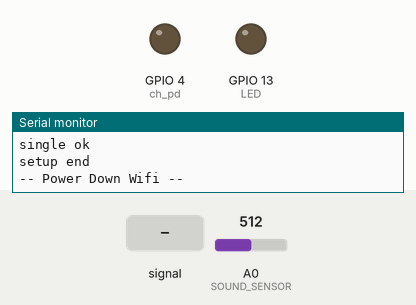
Bench run of a sketch on a simulated ESP8266 (NodeMCU). On the bench: output pins drawn as LEDs (lit = HIGH), the last lines printed to the serial monitor. The test bench sets the inputs (shaded band); at power-on: A0 (SOUND_SENSOR) = 512. The modem accepts every AT command (registered, SIM ready, sends succeed) and sends nothing else; not simulated (calls return 0 or success): wifi_credentials.h.

Above: at 5.3 s.
5.4 s: A0 (SOUND_SENSOR) fed a 50 Hz sine of ±306 counts around its level
At 7.6 s:
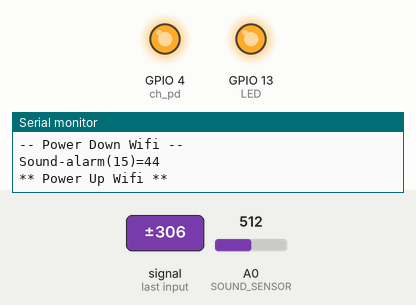
At 14.34 s:
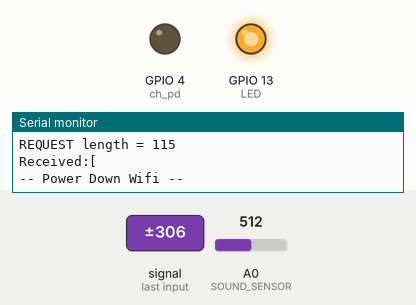
Timing chart, 0 to 14.4 s (numbered marks = the images above; inputs shaded):
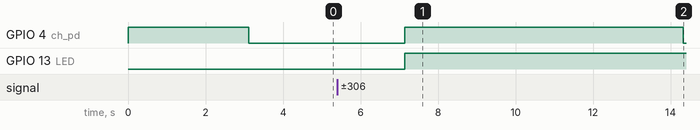

Measured:
- after the input at 5.4 s, GPIO 4 (ch_pd): LOW → HIGH after 1.7 s, → LOW 7.2 s later; GPIO 13 (LED): LOW → HIGH after 1.7 s

The sketch:

Sound-Alarm-Twilio.ino
```cpp
#include "ESP8266.h"
#include "wifi_credentials.h"

#define SSID        WIFI_SSID
#define PASSWORD    WIFI_PASSWORD

#define HOST_NAME   "api.thingspeak.com"
#define HOST_PORT    80

#define SOUND_SENSOR A0
#define LED 13      // the number of the LED pin
#define THRESHOLD_VALUE 15 //The threshold to turn the led on 400.00*5/1024 = 1.95v
#define NUM_SAMPLES 50
#define SAMPLE_INTERVAL 20
#define FILTER_SIZE 3
#define TIME_BETWEEN_TEXT_MESSAGES 10 //in seconds

#include <SoftwareSerial.h>
SoftwareSerial EspSerial(10,11); // RX, TX

ESP8266 wifi(EspSerial);

int ch_pd = 4;
   int sensorValue ;
   int previousSensorValue;

class WindowFilter {
  private:
    int filter[FILTER_SIZE];
    int wptr = 0;
    int overwritten_value ;
    int sum = 0;
  public:
    WindowFilter() {
      for(int i=0;i<FILTER_SIZE;i++)
        filter[i]=0;
    }

    void add(int sampled_value) {
      overwritten_value = filter[wptr];
      sum -= overwritten_value ;
      sum += sampled_value ;
      filter[wptr] = sampled_value ;
      incrementWptr();
    }

   int getOverwrittenValue() {
      return overwritten_value ;
   }

   int getAvg() {
      return sum/FILTER_SIZE;
    }

  private:
    void incrementWptr() {
      wptr++;
      if (wptr >= FILTER_SIZE)
        wptr = 0;
    }
};

//WindowFilter current;
//WindowFilter previous ;

void pins_init()
{
  pinMode(ch_pd,OUTPUT);
  pinMode(LED, OUTPUT);
  pinMode(SOUND_SENSOR, INPUT);
}
void turnOnLED()
{
  digitalWrite(LED,HIGH);
}
void turnOffLED()
{
  digitalWrite(LED,LOW);
}

void setup(void)
{

    pins_init();

    Serial.begin(9600);
    Serial.print("setup begin\r\n");

    wifiSetup();

    sensorValue = getSoundSensorValue();
}

void wifiSetup() {
      WifiPowerUp();

    delay(10);
    EspSerial.begin(9600);
    delay(10);

    Serial.print("FW Version:");
    Serial.println(wifi.getVersion().c_str());

    if (wifi.setOprToStationSoftAP()) {
        Serial.print("to station + softap ok\r\n");
    } else {
        Serial.print("to station + softap err\r\n");
    }

    if (wifi.joinAP(SSID, PASSWORD)) {
        Serial.print("Join AP success\r\n");

        Serial.print("IP:");
        Serial.println( wifi.getLocalIP().c_str());
    } else {
        Serial.print("Join AP failure\r\n");
    }

    if (wifi.disableMUX()) {
        Serial.print("single ok\r\n");
    } else {
        Serial.print("single err\r\n");
    }

    Serial.print("setup end\r\n");
    WifiPowerDown();

//    initializeFilters();

    //send_text_message("test");
}
/*
void initializeFilters() {
    Serial.println("Intializing window filters ...");
    for(int i=0;i<FILTER_SIZE*2;i++) {
      int sensorAvg = getSoundSensorValue();
      current.add(sensorAvg) ;
      previous.add( current.getOverwrittenValue());
    }
    Serial.println("...Done");
}
*/

void WifiPowerUp() {
  Serial.println("** Power Up Wifi **");
  digitalWrite(ch_pd,HIGH);
}

void WifiPowerDown() {
  Serial.println("-- Power Down Wifi --");
  digitalWrite(ch_pd,LOW);
}

void send_text_message(String msg) {

   WifiPowerUp();
   delay(2000);

    if (wifi.createTCP(HOST_NAME, HOST_PORT)) {
        Serial.print("create tcp ok\r\n");
    } else {
        Serial.print("create tcp err\r\n");
    }

    String preamble = "GET /apps/thinghttp/send_request?api_key=YNUF28WWU6S33RZH&number=5126570021&message=";
    String postamble = " HTTP/1.0\r\n\r\n";
    String GET_REQUEST = preamble + msg + postamble;

    Serial.print(GET_REQUEST);
    Serial.println("");
    Serial.print("REQUEST length = ");
    Serial.println(GET_REQUEST.length());

    wifi.send((const uint8_t*)GET_REQUEST.c_str(), GET_REQUEST.length());

    //delay(5000);

    String data = wifi.recvString(5000);
    if (data.length() > 0) {
        Serial.print("Received:[");
        Serial.println(data);
    }

    WifiPowerDown();

    delay(TIME_BETWEEN_TEXT_MESSAGES*1000);

    //initializeFilters();

}

int getSoundSensorValue() {
    //Average over NUM_SAMPLES , SAMPLE_INTERVAL ms apart,
  int sum = 0;
  for(int i=0;i<NUM_SAMPLES;i++) {
    int sensorValue = analogRead(SOUND_SENSOR);//use A0 to read the electrical signal
    sum += sensorValue;
    delay(SAMPLE_INTERVAL);
  }
  int sensorAvg = sum/NUM_SAMPLES;
  return sensorAvg;
}

void loop(void)
{
   previousSensorValue = sensorValue ;
   sensorValue = getSoundSensorValue();
   //current.add(sensorAvg) ;
   //previous.add( current.getOverwrittenValue());

  //int currentAvg = current.getAvg();
  //int previousAvg = previous.getAvg();

  int diff = ((sensorValue-previousSensorValue)*100)/sensorValue ;

  /*
  Serial.print("sensorValue = ");
  Serial.print(sensorValue);
  Serial.print(", diff = ");
  Serial.println(diff);
  */

  /*
  Serial.print("Current = ");
  Serial.println(currentAvg);

  Serial.print("Previous = ");
  Serial.println(previousAvg);

  int difference = currentAvg - previousAvg ;
  Serial.print("Difference = ");
  Serial.println(difference);
   */

  if(diff > THRESHOLD_VALUE)
  {
    turnOnLED();
    String msg = "Sound-alarm(" + String(THRESHOLD_VALUE) +")=" + diff ;
    Serial.println(msg);
    send_text_message(msg);
  }
  turnOffLED();
}
```
